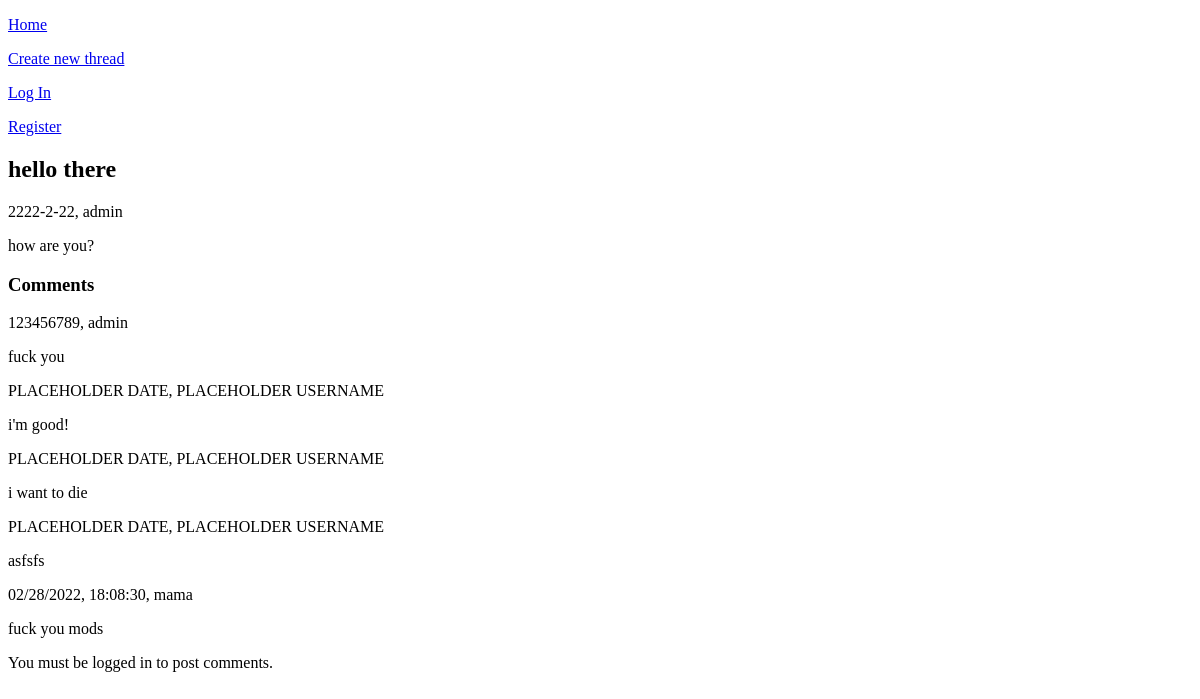
Before: /thread/1 with the older database file.
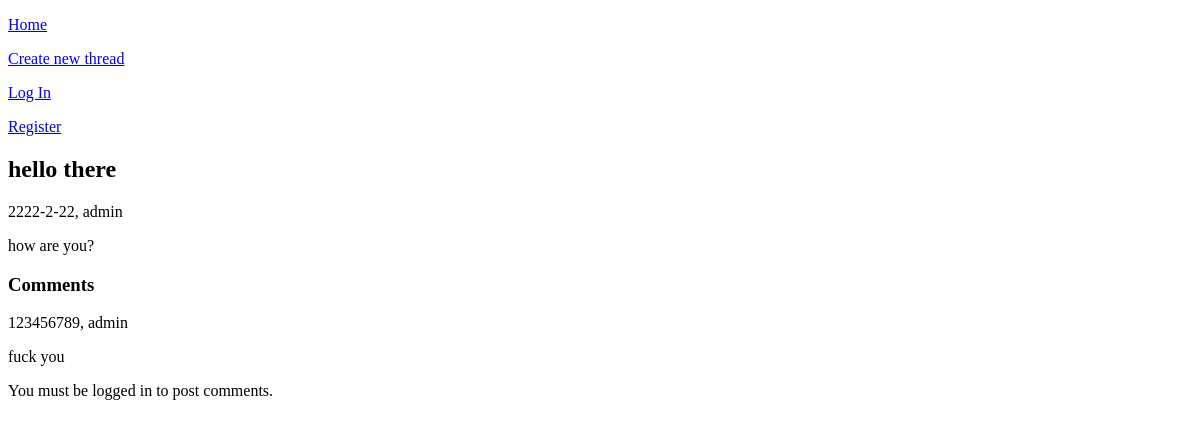
After: the same page with the newer database file.
### tables this page shows
CREATE TABLE threads
(
    thread_id INTEGER PRIMARY KEY AUTOINCREMENT,
    title TEXT NOT NULL,
    body TEXT NOT NULL,
    date_created TEXT NOT NULL,
    user_poster TEXT NOT NULL
);

CREATE TABLE comments
(
    comment_id INTEGER PRIMARY KEY AUTOINCREMENT,
    thread_id INTEGER NOT NULL,
    username TEXT NOT NULL,
    date_created TEXT NOT NULL,
    body TEXT NOT NULL
);

### app.py (the view, shortened to what this page needs)
@app.route("/thread/<int:thread_id>", methods=["GET", "POST"])
def thread(thread_id):
    form = CommentForm()
    db = get_db()
    thread = db.execute("""
        SELECT * FROM threads
        WHERE thread_id = ?;
    """, (thread_id,)).fetchone()
    comments = db.execute("""
        SELECT * FROM comments
        WHERE thread_id = ?;
    """, (thread_id,)).fetchall()
    return render_template("thread.html", thread=thread, comments=comments, form=form)

### app.py (called while the page is built)
@app.before_request
def load_logged_in_user():
    g.user = session.get("username", None)

### database.py (called while the page is built)
def get_db():
    if "db" not in g:
        g.db = sqlite3.connect(DATABASE,
            detect_types=sqlite3.PARSE_DECLTYPES
        )
        g.db.row_factory = sqlite3.Row
    return g.db

### templates/thread.html (shortened to what this page needs)
{% extends 'base.html' %}
{% block main_content %}
<h2>{{ thread["title"] }}</h2>
<p>{{ thread["date_created"] }}, {{ thread["user_poster"] }}</p>
<p>{{ thread["body"] }}</p>
<h3>Comments</h3>
{% for comment in comments %}
    <p>{{ comment["date_created"] }}, {{ comment["username"] }}</p>
    <p>{{ comment["body"] }}</p>
{% endfor %}
{% if g.user %}
    <form action="" method="POST" novalidate>
        {{ form.hidden_tag() }}
        {{ form.body() }}
        {% for error in form.body.errors %}
            {{ error }}
        {% endfor %}
        <br/>
        {{ form.submit() }}
    </form>
{% else %}
    <p>You must be logged in to post comments.</p>
{% endif %}
{% endblock %}

### templates/base.html (shortened to what this page needs)
<!DOCTYPE html>
<html lang="en">
<head>
</head>
<body>
    <nav>
        <a href="{{ url_for('index') }}">
            <p>
                Home
            </p>
        </a>
        <a href="{{ url_for('post_thread') }}">
            <p>
                Create new thread
            </p>
        </a>
        {% if g.user %}
            <a href="{{ url_for('logout') }}">
                <p>
                    Log Out
                </p>
            </a>
        {% else %}
            <a href="{{ url_for('login') }}">
                <p>
                    Log In
                </p>
            </a>
            <a href="{{ url_for('register') }}">
                <p>
                    Register
                </p>
            </a>
        {% endif %}
    </nav>
    {% block main_content %}
    {% endblock %}
</body>
</html>

Changed rows visible on the page:
removed comments: date_created "PLACEHOLDER DATE", username "PLACEHOLDER USERNAME", body "i'm good!"
removed comments: date_created "PLACEHOLDER DATE", username "PLACEHOLDER USERNAME", body "i want to die"
removed comments: date_created "PLACEHOLDER DATE", username "PLACEHOLDER USERNAME", body "asfsfs"
removed comments: date_created "02/28/2022, 18:08:30", username "mama", body "fuck you mods"
